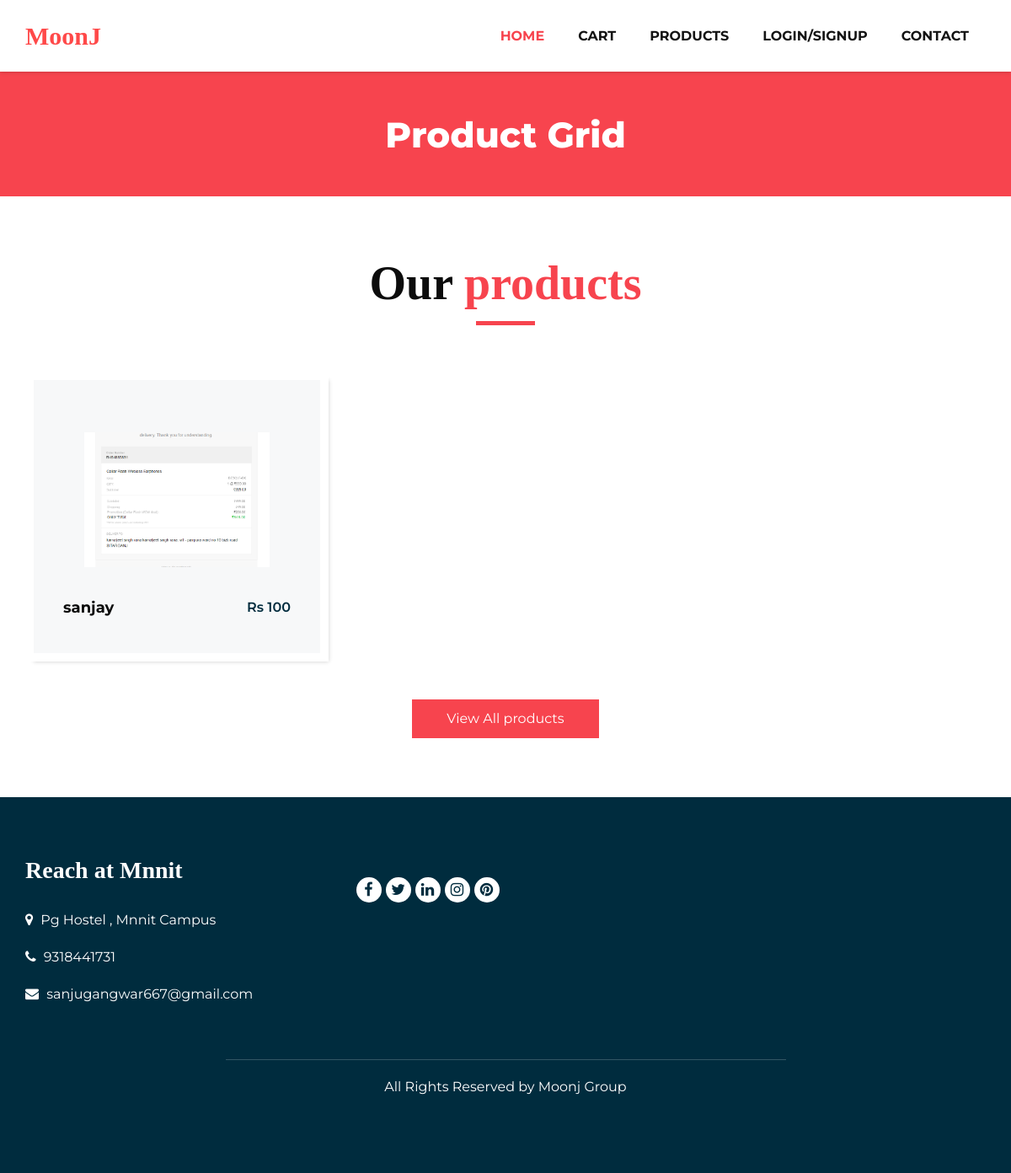
/product/, run on an earlier commit of the app's database.
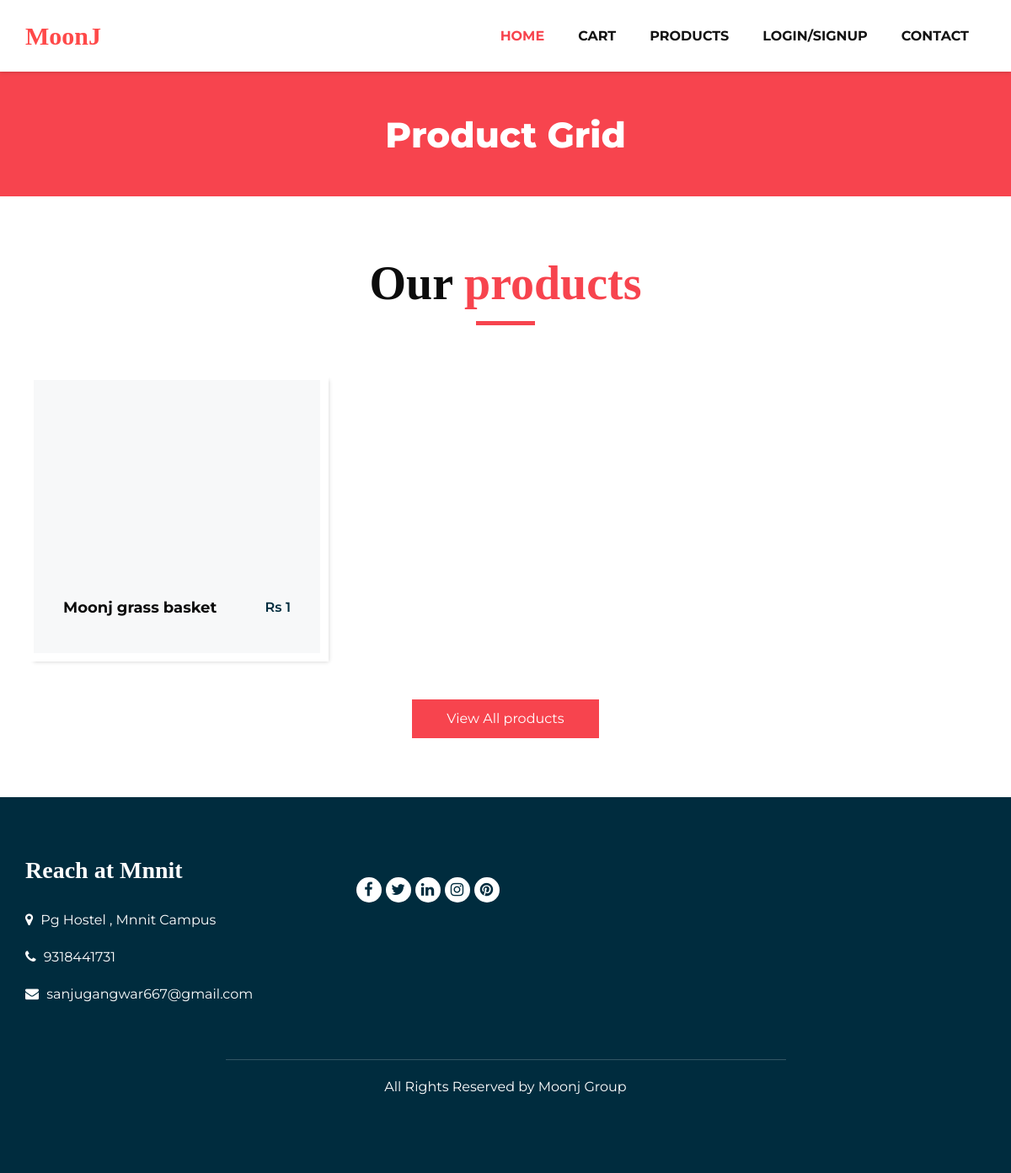
And on a later commit of the database.
### cart/models.py (models this page shows)
class product(models.Model):
    product_name = models.CharField(max_length=500)
    product_id = models.AutoField(primary_key=True)
    description = models.TextField(null=True)
    quantity = models.IntegerField(default=0)
    image =  models.ImageField(upload_to="myimage",null=True)
    category_id = models.ForeignKey(category,on_delete=models.CASCADE)
    price = models.IntegerField()

### cart/views.py (the view, shortened to what this page needs)
# urls.py: path('product/',car.dashboard),
def dashboard(request):
    object_list = []
    try:
        data = product.objects.all()[:3]
    except:
        print("not loaded")
    else:
        for x in data:
            ob = dash_product(x.product_name,x.product_id,x.price,x.quantity,x.image)
            print(ob.img.url)
            object_list.append(ob)
    context ={
        "data":object_list
    }
    return render(request,'registeration/product.html',context)

### registration/templates/registeration/product.html (shortened to what this page needs)
<!DOCTYPE html>
<html>
   {% load static %}
<!DOCTYPE html>
<html lang="en">
<head>
   <link rel="stylesheet" type="text/css" href="{% static 'css/bootstrap.css' %}" />
   <link href="{% static 'css/font-awesome.min.css' %}" rel="stylesheet" />
   <link href="{% static 'css/style.css' %}" rel="stylesheet" />
   <link href="{% static 'css/responsive.css' %}" rel="stylesheet" />
</head>
   <body class="sub_page">
      <div class="hero_area">
         <header class="header_section">
            <div class="container">
               <nav class="navbar navbar-expand-lg custom_nav-container ">
                  <a class="navbar-brand" href="index.html" style="font-size: 30px; font-weight:bold;color:rgba(255, 0, 0, 0.712)">MoonJ</a>
                  <div class="collapse navbar-collapse" id="navbarSupportedContent">
                     <ul class="navbar-nav">
                        <li class="nav-item active">
                           <a class="nav-link" href="index.html">Home <span class="sr-only">(current)</span></a>
                        </li>
                        <li class="nav-item">
                           <a class="nav-link" href="Cart.html">Cart</a>
                        </li>
                        <li class="nav-item">
                           <a class="nav-link" href="product.html">Products</a>
                        </li>
                        <li class="nav-item">
                           <a class="nav-link" href="login.html">Login/SignUp</a>
                        </li>
                        <li class="nav-item">
                           <a class="nav-link" href="contact.html">Contact</a>
                        </li>
                     </ul>
                  </div>
               </nav>
            </div>
         </header>
      </div>
      <section class="inner_page_head">
         <div class="container_fuild">
            <div class="row">
               <div class="col-md-12">
                  <div class="full">
                     <h3>Product Grid</h3>
                  </div>
               </div>
            </div>
         </div>
      </section>
      <section class="product_section layout_padding">
         <div class="container">
            <div class="heading_container heading_center">
               <h2>
                  Our <span>products</span>
               </h2>
            </div>
            <div class="row">
               {% for x in data %}
               <div class="col-sm-6 col-md-4 col-lg-4">
                  <div class="box">
                     <div class="img-box">
                        <img src="/media/{{x.img}}" alt="">
                     </div>
                     <div class="detail-box">
                        <h5>
                           {{ x.product_name }}
                        </h5>
                        <h6>
                          Rs {{ x.price }}
                        </h6>
                     </div>
                  </div>
               </div>
               {% endfor %}
            </div>
            <div class="btn-box">
               <a href="/product?pk=2">
                  View All products
               </a>
            </div>
         </div>
      </section>
      <footer class="footer_section">
         <div class="container">
            <div class="row">
               <div class="col-md-4 footer-col">
                  <div class="footer_contact">
                     <h4>
                        Reach at Mnnit
                     </h4>
                     <div class="contact_link_box">
                        <a href="">
                        <i class="fa fa-map-marker" aria-hidden="true"></i>
                        <span>
                        Pg Hostel , Mnnit Campus
                        </span>
                        </a>
                        <a href="">
                        <i class="fa fa-phone" aria-hidden="true"></i>
                        <span>
                           9318441731
                        </span>
                        </a>
                        <a href="">
                        <i class="fa fa-envelope" aria-hidden="true"></i>
                        <span>
                           sanjugangwar667@gmail.com
                        </span>
                        </a>
                     </div>
                  </div>
               </div>
               <div class="col-md-4 footer-col">
                  <div class="footer_detail">
                     <div class="footer_social">
                        <a href="">
                        <i class="fa fa-facebook" aria-hidden="true"></i>
                        </a>
                        <a href="">
                        <i class="fa fa-twitter" aria-hidden="true"></i>
                        </a>
                        <a href="">
                        <i class="fa fa-linkedin" aria-hidden="true"></i>
                        </a>
                        <a href="">
                        <i class="fa fa-instagram" aria-hidden="true"></i>
                        </a>
                        <a href="">
                        <i class="fa fa-pinterest" aria-hidden="true"></i>
                        </a>
                     </div>
                  </div>
               </div>
               <div class="col-md-4 footer-col">
                  <div class="map_container">
                     <div class="map">
                        <div id="googleMap"></div>
                     </div>
                  </div>
               </div>
            </div>
            <div class="footer-info">
               <div class="col-lg-7 mx-auto px-0">
                  <p>
                     All Rights Reserved by Moonj Group
                  </p>
               </div>
            </div>
         </div>
      </footer>
   </body>
</html>

### static/css/responsive.css (style rules this page uses)
@media (min-width: 1200px) { .container { max-width: 1170px; } }

What changed in the data, as far as the page shows it:
removed product: img (picture), product_name "sanjay"
added product: product_name "Moonj grass basket"
Also different on the page:
new list line: "Rs 1"
list line gone: "Rs 100"
